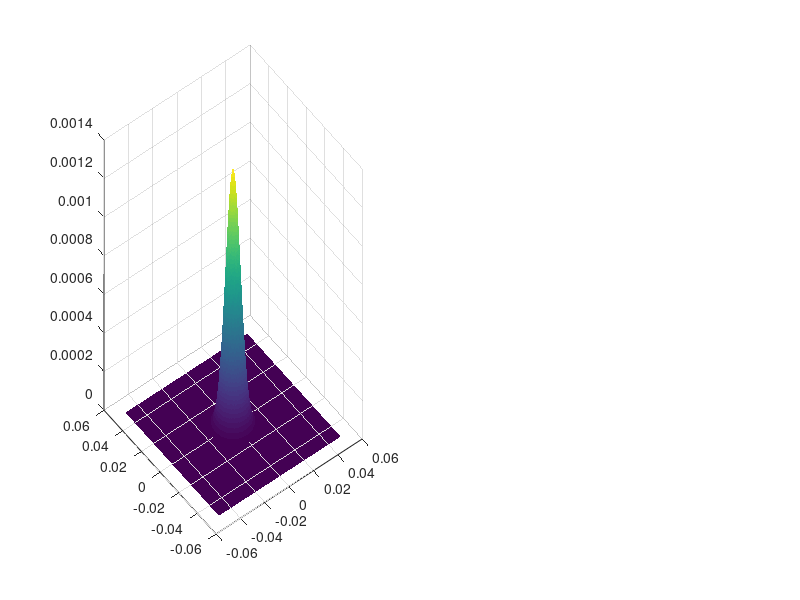

Write MATLAB code to recreate this figure. (Note: this script raises an error after producing the figure.)
% --- SETUP --- %

% Constants
c = 3*10^8; % speed of light, [m/s]
eps0 = (1/(36*pi))*10^(-9); % vacuum permittivity, [F/m]

% Adjustable parameters
L = 1; % length of cavity, [m]
D1 = 0.0254; % diameter of mirror 1, [m]
D2 = D1; % diameter of mirror 2, [m]
Rc1 = 3; % radius of curvature for mirror 1, [m]
Rc2 = Rc1; % radius of curvature for mirror 2, [m]
N = 1000; % number of mesh points along each dim of mesh grid
lambda = 780e-9; % laser wavelength, [m]
W = 5e-2; % domain half width, [m]
CFL = 0.0625;

% Grid
x = linspace(-W,W,N);
y = x;
dx = x(2) - x(1);
dy = dx;
%dz = CFL*4*k0*dx^2; % CFL-like condition, [m]
dz = L; % make each step a trip across the cavity
[X,Y] = meshgrid(x,y); % space domain

% Derived parameters
k0 = 2*pi/lambda; % freespace wavenumber, [m^-1]
D = 1i/(2*k0); % diffraction operator
mmask_R = (X.^2 + Y.^2 <= (D1/2)^2); % mirror 1 mask (RHS)
mmask_L = (X.^2 + Y.^2 <= (D2/2)^2); % mirror 2 mask (LHS)

% Set up mirror physical parameters for plotting
r1 = D1/2; % radius of mirror 1
r2 = D2/2; % radius of mirror 2
theta = linspace(0,2*pi,400);
x_circ1 = r1*cos(theta);
y_circ1 = r1*sin(theta);
x_circ2 = r2*cos(theta);
y_circ2 = r2*sin(theta);

% Input beam
w0 = 0.01; % input beam radius, [m]
E0 = exp(-(X.^2+Y.^2)/w0.^2); % input wave
E = E0;
I0 = 0.5*eps0*c*abs(E0).^2;

% Stability
g1 = 1 - L/Rc1; % stability parameter 1
g2 = 1 - L/Rc2; % stability paramter 2
g = g1*g2; % stability product, 0 < g < 1 for a stable cavity

% Set up frequency space
kx = (2*pi/(N*dx)) * (-N/2 : N/2-1);   % range from -pi/dx to +pi/dx
ky = kx;  % symmetric, since dx = dy
[KX, KY] = meshgrid(kx, ky);

% Free space transfer function of propagation 
H = exp(1i/(2*k0)*dz*(KX.^2+KY.^2));

% Mirror phase screen
M = exp(-1i*k0*(X.^2+Y.^2)/(Rc1));
%M = exp(1i*k0*(X.^2+Y.^2)/(2*Rc1));

%%
% --- SIMULATION --- %

fig = figure; 
subplot(1,2,1)
s=surf(X, Y, I0, 'LineStyle','none', 'DisplayName', '_nolegend_');
set(get(get(s,'Annotation'),'LegendInformation'), 'IconDisplayStyle','off');
hold on;
plot3(x_circ1, y_circ1, zeros(size(x_circ1)), 'r-', 'LineWidth', 2);
hold off;
title('Laser Mode at z = 0 m')
zlabel('Intensity')
xlabel('X [m]')
ylabel('Y [m]')

% Beam interacts with RHS mirror at L/2
E = E.*M;

save_interval = 1; % save frequency

% Propagation from L/2 (RHS) to -L/2 (LHS)
n1=0; % initialize step
l = L/2; % set current position
for z=0:dz:L % take steps of size dz, from 0 to L
    n1=n1+1; 
    Zp(n1) = z+dz; % total distance propagated so far
    l = l-dz; % current position within the cavity
    % Propagation in frequency domain, step 2
    % Gaussian Beam in frequency domain 
    FE = fft2(E); 
    % Propagated Gaussian beam in frequency domain 
    FE = FE.*fftshift(H); 
    % Propagated Gaussian beam in space domain 
    E = ifft2(FE); 
    % Step propagation through medium 
    if mod(n1, save_interval) == 0
        step_label = sprintf('step_%d', n1);
        Es.(step_label) = E; % save intermediate field
    end
end

I = 0.5*eps0*c*abs(E).^2;
subplot(1,2,2)
s=surf(X, Y, I, 'LineStyle','none');
set(get(get(s,'Annotation'),'LegendInformation'), 'IconDisplayStyle','off');
hold on;
plot3(x_circ2, y_circ2, zeros(size(x_circ2)), 'r-', 'LineWidth', 2, 'DisplayName', 'Mirror 2');
hold off;
title(sprintf('Laser Mode at z = %.1f m, After First Pass', L))
zlabel('Intensity')
xlabel('X [m]')
ylabel('Y [m]')

% Pass 2

% Beam clipped by LHS mirror at -L/2
E = E.*mmask_L;

% Beam interacts with LHS mirror at -L/2
E = E.*M;

fig = figure;
I = 0.5*eps0*c*abs(E).^2;
subplot(1,2,1)
surf(X, Y, I, 'LineStyle','none');
hold on;
plot3(x_circ2, y_circ2, zeros(size(x_circ2)), 'r-', 'LineWidth', 2, 'DisplayName', 'Mirror 2');
hold off;
title(sprintf('Laser Mode at z = %.1f m, Before Second Pass', L))
zlabel('Intensity')
xlabel('X [m]')
ylabel('Y [m]')

% Propagation from -L/2 back to L/2
n1=0; % initialize step
l = -L/2; % set current position
for z=0:dz:L % take steps of size dz, from 0 to L
    n1=n1+1; 
    Zp(n1) = z+dz; % total distance propagated so far
    l = l+dz; % current position within the cavity
    % Propagation in frequency domain, step 2
    % Gaussian Beam in frequency domain 
    FE = fft2(E); 
    % Propagated Gaussian beam in frequency domain 
    FE = FE.*fftshift(H); 
    % Propagated Gaussian beam in space domain 
    E = ifft2(FE); 
    % Step propagation through medium 
    if mod(n1, save_interval) == 0
        step_label = sprintf('step_%d', n1);
        Es.(step_label) = E; % save intermediate field
    end
end

% Beam clipped by RHS mirror at L/2
E = E.*mmask_R;

I = 0.5*eps0*c*abs(E).^2;
subplot(1,2,2)
surf(X, Y, I, 'LineStyle','none');
hold on;
plot3(x_circ2, y_circ2, zeros(size(x_circ2)), 'r-', 'LineWidth', 2, 'DisplayName', 'Mirror 2');
hold off;
title(sprintf('Laser Mode at z = %.1f m, After Second Pass', 2*L))
zlabel('Intensity')
xlabel('X [m]')
ylabel('Y [m]')


%% Post-processing

% Calculations

I = 0.5*eps0*c*abs(E0).^2; % intensity, [W/m^2]

% Graphing

figure(3);
surf(X, Y, I, 'LineStyle','none');
title('Laser Mode')
zlabel('Intensity')
xlabel('X [m]')
ylabel('Y [m]')

%% Helper functions

% Fourier transforms
function G = ft(g, delta)
    G = fftshift(fft(fftshift(g))) * delta;
end

function g = ift(G, delta_f)
    g = ifftshift(ifft(ifftshift(G))) * length(G) * delta_f;
end


%% Example, Poon and Kim

%Simulation of Gaussian Beam Focused by a Lens Using BPM 
%Paramters suggested for simulation : 
% Ld (light wavelength) =0.633, wo (waist)=10, 
% dz(sample distance along z)=800, Z(total final distance away from lens) =40000, 
% f(focal length)= 16000

%Gaussian Beam 
N=255; % sampling number 
L=50*10^(-3); %Display area 
%Ld=input('wavelength of light in [micrometers] = ?'); 
Ld = 0.633;
Ld=Ld*10^(-6); 
ko=(2*pi)/Ld; 
%wo=input('Waist of Gaussian Beam in [mm] = ?'); 
wo = 10;
wo=wo*10^(-3); 
%dz=input('step size of z (dz) in [mm] = ?'); 
dz =800;
dz=dz*10^(-3); 
%Z=input('destination of z in [mm] = ? '); 
Z=40000;
%Z=Z*10^(-3); %Focal length of Lens 
%f=input('Focal length of lens in [mm]= ?'); 
f= 16000;
f=f*10^(-3);

% dx : step size 
dx=L/N; 
for n= 1:256 
    for m=1:256 %Space axis 
        x(m)=(m-1)*dx-L/2; 
        y(n)=(n-1)*dx-L/2; 
        %Frequency axis 
        Kx(m)=(2*pi*(m-1))/(N*dx)-((2*pi*(N-1))/(N*dx))/2; 
        Ky(n)=(2*pi*(n-1))/(N*dx)-((2*pi*(N-1))/(N*dx))/2; 
    end 
end

[X,Y]=meshgrid(x,y); 
[KX, KY]=meshgrid(Kx,Ky); 

%Gaussian Beam in space domain 
Gau_ini=(1/(wo*pi^0.5))*exp(-(X.^2+Y.^2)./(wo^2));

%Energy of the initial Gaussian beam
Energy_ini=dx*dx*sum(sum(abs(Gau_ini).^2))

%Lens Equation 
L=exp(1i*ko/(2*f)*(X^2+Y^2)); 

%Gaussian Beam passed through the lens 
Gau_ini=Gau_ini.*L; % multiplicative phase operator in real space, step 1

%Free space transfer function of propagation 
H=exp(1i/(2*ko)*dz*(KX.^2+KY.^2));

%Iterative Loop 
Gau=Gau_ini; 
n1=0; 
for z=0:dz:Z 
    n1=n1+1; 
    Zp(n1)=z+dz; 
    % Propagation in frequency domain, step 2
    %Gaussian Beam in Frequency domain 
    FGau=fft2(Gau); 
    %Propagated Gaussian beam in Frequency domain 
    FGau=FGau.*fftshift(H); 
    %Propagated Gaussian beam in space domain 
    Gau=ifft2(FGau); 
    %Step propagation through medium 
    Gau_pro(:,n1)=Gau(:,127); 
end

%Energy of the final propagated Gaussian beam, 
%to check conservation of energy 
Energy_pro=dx*dx*sum(sum(abs(Gau).^2))

%axis in mm scale 
x=x*10^3; 
y=y*10^3; 
Zp=Zp*10^3; 
MAXl=max(max(abs(Gau_ini))); 
MAX2=max(max(abs(Gau))); 
MAX=max([MAXl MAX2]);

figure(1); 
mesh(x,y,abs(Gau_ini)) 
title('Initial Gaussian Beam') 
xlabel('x [mm]') 
ylabel('y [mm]') 
axis([min(x) max(x) min(y) max(y) 0 MAX]) 
axis square

figure(2); 
mesh(x,y,abs(Gau)) 
title('Propagated Gaussian Beam at Z') 
xlabel('x [mm]') 
ylabel('y [mm]') 
axis([min(x) max(x) min(y) max(y) 0 MAX]) 
axis square

figure(3); 
for l=1:n1
plot3(x',Zp(l)*ones(size(x')),abs(Gau_pro(:,l))) 
hold on 
end 
axis([min(x) max(x) min(Zp) max(Zp)]) 
grid on 
title('Beam profile along z') 
xlabel('x [mm]') 
ylabel('z [mm]') 
hold off

figure(4); 
A=max(abs(Gau_pro));  
N_Gau_pro=abs(Gau_pro) ./ A; 
contour(Zp,x,N_Gau_pro, [ exp(-1) exp(-1)], 'k') 
grid on 
title('Beam waist along z') 
xlabel('z [mm]') 
ylabel('x [mm]')
